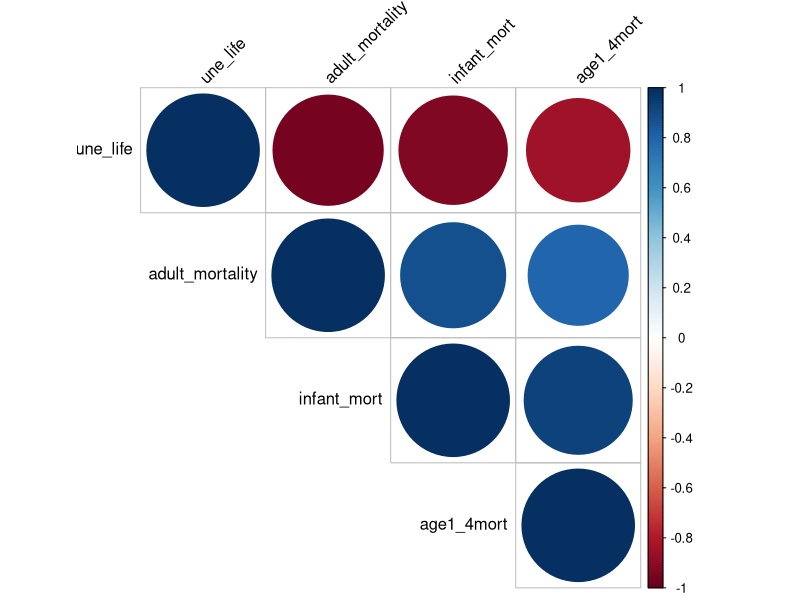

This chart was generated by the following R code: (Note: this script raises an error after producing the figure.)
## ---- chunk 1
library(tidyverse)
library(corrplot)
## ---- chunk 2
merged_data = 
  read_csv("data/Merged_expectation.csv", show_col_types = FALSE) %>% 
  filter(year == 2015) %>% 
  select(-...1,-country_code,-country,-region,-year,-life_exp60,-income_group,-`Developed / Developing Countries`)


merged_data
## ---- chunk 3
mortality_correlation = merged_data %>% 
  select(adult_mortality, infant_mort, age1_4mort, une_life)
res = cor(mortality_correlation)
corrplot(res, type = "upper", order = "hclust", 
         tl.col = "black", tl.srt = 45)
## ---- chunk 4
disease_correlation = merged_data %>% 
  select(hepatitis, measles, polio, diphtheria)
res = cor(disease_correlation)
res
corrplot(res, type = "upper", order = "hclust", 
         tl.col = "black", tl.srt = 45)
## ---- chunk 5
obe_thin_correlation = merged_data %>% 
  select(age5_19thinness, age5_19obesity)
res = cor(obe_thin_correlation)
res
corrplot(res, type = "upper", order = "hclust", 
         tl.col = "black", tl.srt = 45)
## ---- chunk 6
gdp_gni_correlation = merged_data %>% 
  select(che_gdp, une_gni)
res = cor(gdp_gni_correlation)
corrplot(res, type = "upper", order = "hclust", 
         tl.col = "black", tl.srt = 45)
